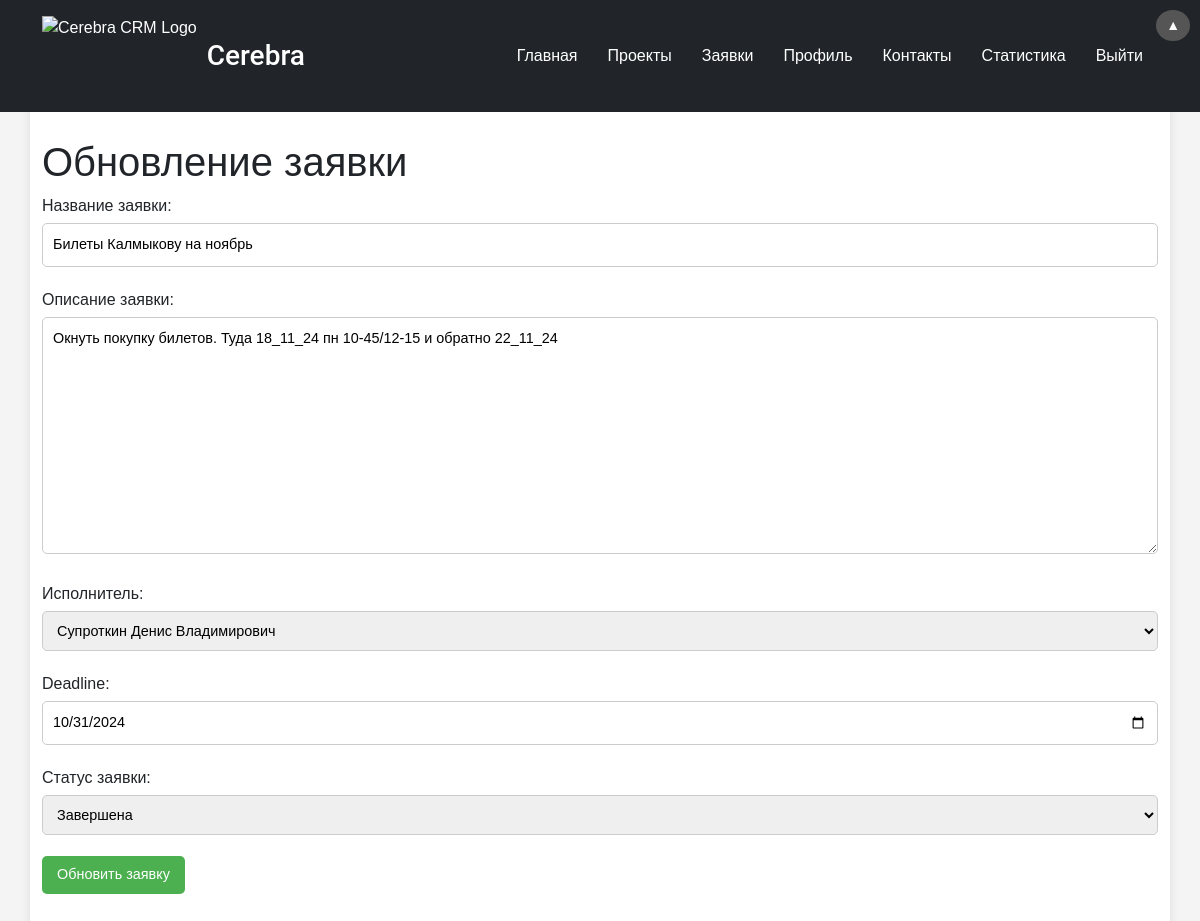
Screenshot of /tickets/18/update/ (signed in) with the database file from the repository.
### tickets/models.py (models this page shows, shortened)
class Ticket(models.Model):
    STATUS_CHOICES = [
    ('new', 'Новая'),
    ('in_progress', 'В процессе'),
    ('extension_requested', 'Запрос на продление'),
    ('done', 'Выполнена'),
    ('completed', 'Завершена'),
    ('completed_early', 'Завершена досрочно'),
    ('approval_pending', 'Ожидает согласования'),
    ('in_revision', 'Отправлена на доработку')  # Новый статус
    ]
    title = models.CharField(max_length=255, verbose_name="Название заявки")
    description = models.TextField(verbose_name="Описание заявки", blank=True, null=True)
    author = models.ForeignKey(User, on_delete=models.CASCADE, related_name='created_tickets', verbose_name="Автор заявки", null=True, blank=True)
    assignee = models.ForeignKey(User, on_delete=models.CASCADE, related_name='assigned_tickets', verbose_name="Исполнитель", null=True, blank=True)
    observer = models.ForeignKey(User, on_delete=models.SET_NULL, null=True, blank=True, related_name='observed_tickets', verbose_name="Наблюдатель")
    status = models.CharField(max_length=20, choices=STATUS_CHOICES, verbose_name="Статус заявки", default='new')
    created_at = models.DateTimeField(auto_now_add=True, verbose_name="Дата создания")
    accepted_at = models.DateTimeField(null=True, blank=True, verbose_name="Дата принятия")
    closed_at = models.DateTimeField(null=True, blank=True, verbose_name="Дата закрытия")
    return_count = models.IntegerField(default=0, verbose_name="Количество возвратов на доработку")
    deadline = models.DateField()
    requested_extension_date = models.DateField(null=True, blank=True)

### tickets/views.py (the view)
# urls.py: path('<int:ticket_id>/update/', views.ticket_update, name='ticket_update'),
def ticket_update(request, ticket_id):
    ticket = get_object_or_404(Ticket, id=ticket_id)
    if request.method == 'POST':
        form = TicketUpdateForm(request.POST, instance=ticket)
        if form.is_valid():
            ticket = form.save()
            ticket_link = request.build_absolute_uri(reverse('ticket_detail', args=[ticket.id]))
            notifications = [
                (ticket.assignee, f'Заявка "{ticket.title}" была обновлена.'),
                (ticket.author, f'Заявка "{ticket.title}" была обновлена.'),
            ]
            if ticket.observer:
                notifications.append((ticket.observer, f'Заявка "{ticket.title}" была обновлена.'))
            if ticket.assistants.exists():
                notifications.extend([(assistant, f'Заявка "{ticket.title}" была обновлена.') for assistant in ticket.assistants.all()])
            for user, message in notifications:
                create_notification(user, message, 'email', link=ticket_link)
                create_notification(user, message, 'telegram', link=ticket_link)
            return redirect('ticket_detail', ticket_id=ticket.id)
        else:
            print(f"Form Errors: {form.errors}")  # Для отладки ошибок
    else:
        form = TicketUpdateForm(instance=ticket)
        if ticket.deadline:
            form.fields['deadline'].initial = ticket.deadline.strftime('%Y-%m-%d')
            print(f"Deadline Initialized: {form.fields['deadline'].initial}")  # Для отладки
        if not ticket.status:
            form.fields['status'].initial = 'Ожидание'  # Установите значение по умолчанию
    return render(request, 'tickets/ticket_update.html', {'form': form, 'ticket': ticket})

### tickets/forms.py
class TicketUpdateForm(forms.ModelForm):
    def __init__(self, *args, **kwargs):
        super().__init__(*args, **kwargs)
        self.fields['assignee'].queryset = User.objects.all()
        self.fields['assignee'].label_from_instance = lambda obj: f"{obj.first_name} {obj.last_name}"
    class Meta:
        model = Ticket
        fields = ['title', 'description', 'assignee', 'deadline', 'status']  # Добавлено поле deadline
        widgets = {
            'deadline': forms.DateInput(attrs={'type': 'date'}, format='%Y-%m-%d'),
        }

### tickets/templates/tickets/ticket_update.html (shortened to what this page needs)
{% extends 'base.html' %}
{% block content %}
    <h1>Обновление заявки</h1>
    <form method="post">
        {{ form.as_p }}
        <button type="submit">Обновить заявку</button>
    </form>
{% endblock %}

### static/css/styles.css (style rules this page uses)
body { font-family: Arial, sans-serif; background-color: #f4f4f4; height: 100%; margin: 0; padding: 0; display: flex; flex-direction: column; min-height: 100vh; }
form input, form textarea, form select { padding: 10px; margin: 5px 0; border-radius: 5px; border: 1px solid #ccc; width: 100%; }
form button { padding: 10px 20px; border-radius: 5px; background-color: #4CAF50; color: white; border: none; cursor: pointer; }
form button { padding: 8px 15px; font-size: 0.9rem; }
form input, form textarea, form select { font-size: 0.9rem; }

### rows the page displays
Ticket: title "Билеты Калмыкову на ноябрь", description "Окнуть покупку билетов. Туда 18_11_24 пн 10-45/12-15 и обратно 22_11_24", assignee "Супроткин Денис Владимирович", deadline "10/31/2024", status "Завершена"
